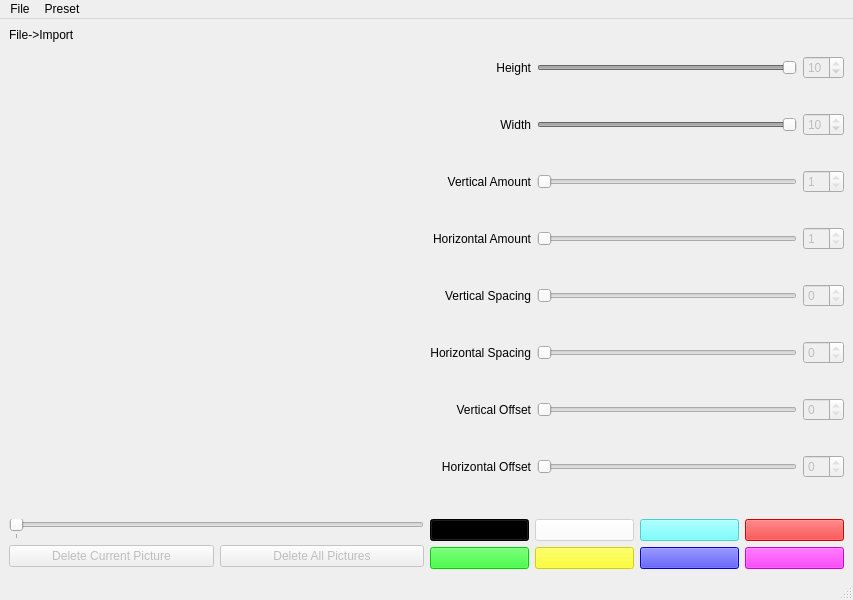
<?xml version="1.0" encoding="UTF-8"?>
<ui version="4.0">
 <class>MainWindow</class>
 <widget class="QMainWindow" name="MainWindow">
  <property name="geometry">
   <rect>
    <x>0</x>
    <y>0</y>
    <width>853</width>
    <height>600</height>
   </rect>
  </property>
  <property name="windowTitle">
   <string>bbcroptool</string>
  </property>
  <property name="windowIcon">
   <iconset resource="resources.qrc">
    <normaloff>:/new/images/icon.png</normaloff>:/new/images/icon.png</iconset>
  </property>
  <widget class="QWidget" name="centralwidget">
   <layout class="QGridLayout" name="gridLayout_3">
    <item row="0" column="1">
     <layout class="QGridLayout" name="gridLayout">
      <item row="3" column="1">
       <widget class="QSlider" name="horizontalSlider_5">
        <property name="enabled">
         <bool>false</bool>
        </property>
        <property name="minimum">
         <number>1</number>
        </property>
        <property name="maximum">
         <number>1</number>
        </property>
        <property name="sliderPosition">
         <number>1</number>
        </property>
        <property name="orientation">
         <enum>Qt::Horizontal</enum>
        </property>
        <property name="tickPosition">
         <enum>QSlider::NoTicks</enum>
        </property>
        <property name="tickInterval">
         <number>1</number>
        </property>
       </widget>
      </item>
      <item row="3" column="2">
       <widget class="QSpinBox" name="spinBox_5">
        <property name="enabled">
         <bool>false</bool>
        </property>
        <property name="readOnly">
         <bool>false</bool>
        </property>
        <property name="minimum">
         <number>1</number>
        </property>
        <property name="maximum">
         <number>1</number>
        </property>
       </widget>
      </item>
      <item row="0" column="0">
       <widget class="QLabel" name="label_4">
        <property name="text">
         <string>Height</string>
        </property>
        <property name="alignment">
         <set>Qt::AlignRight|Qt::AlignTrailing|Qt::AlignVCenter</set>
        </property>
       </widget>
      </item>
      <item row="6" column="1">
       <widget class="QSlider" name="horizontalSlider_6">
        <property name="enabled">
         <bool>false</bool>
        </property>
        <property name="minimum">
         <number>0</number>
        </property>
        <property name="maximum">
         <number>140</number>
        </property>
        <property name="sliderPosition">
         <number>0</number>
        </property>
        <property name="orientation">
         <enum>Qt::Horizontal</enum>
        </property>
        <property name="tickPosition">
         <enum>QSlider::NoTicks</enum>
        </property>
        <property name="tickInterval">
         <number>1</number>
        </property>
       </widget>
      </item>
      <item row="2" column="1">
       <widget class="QSlider" name="horizontalSlider_4">
        <property name="enabled">
         <bool>false</bool>
        </property>
        <property name="minimum">
         <number>1</number>
        </property>
        <property name="maximum">
         <number>1</number>
        </property>
        <property name="sliderPosition">
         <number>1</number>
        </property>
        <property name="orientation">
         <enum>Qt::Horizontal</enum>
        </property>
        <property name="tickPosition">
         <enum>QSlider::NoTicks</enum>
        </property>
        <property name="tickInterval">
         <number>1</number>
        </property>
       </widget>
      </item>
      <item row="5" column="0">
       <widget class="QLabel" name="label_8">
        <property name="text">
         <string>Horizontal Spacing</string>
        </property>
        <property name="alignment">
         <set>Qt::AlignRight|Qt::AlignTrailing|Qt::AlignVCenter</set>
        </property>
       </widget>
      </item>
      <item row="7" column="2">
       <widget class="QSpinBox" name="spinBox_7">
        <property name="enabled">
         <bool>false</bool>
        </property>
        <property name="readOnly">
         <bool>false</bool>
        </property>
        <property name="maximum">
         <number>0</number>
        </property>
       </widget>
      </item>
      <item row="7" column="0">
       <widget class="QLabel" name="label_3">
        <property name="text">
         <string>Horizontal Offset</string>
        </property>
        <property name="alignment">
         <set>Qt::AlignRight|Qt::AlignTrailing|Qt::AlignVCenter</set>
        </property>
       </widget>
      </item>
      <item row="0" column="2">
       <widget class="QSpinBox" name="spinBox_0">
        <property name="enabled">
         <bool>false</bool>
        </property>
        <property name="readOnly">
         <bool>false</bool>
        </property>
        <property name="minimum">
         <number>1</number>
        </property>
        <property name="maximum">
         <number>10</number>
        </property>
        <property name="value">
         <number>10</number>
        </property>
       </widget>
      </item>
      <item row="6" column="2">
       <widget class="QSpinBox" name="spinBox_6">
        <property name="enabled">
         <bool>false</bool>
        </property>
        <property name="readOnly">
         <bool>false</bool>
        </property>
        <property name="maximum">
         <number>0</number>
        </property>
       </widget>
      </item>
      <item row="7" column="1">
       <widget class="QSlider" name="horizontalSlider_7">
        <property name="enabled">
         <bool>false</bool>
        </property>
        <property name="minimum">
         <number>0</number>
        </property>
        <property name="maximum">
         <number>140</number>
        </property>
        <property name="sliderPosition">
         <number>0</number>
        </property>
        <property name="orientation">
         <enum>Qt::Horizontal</enum>
        </property>
        <property name="tickPosition">
         <enum>QSlider::NoTicks</enum>
        </property>
        <property name="tickInterval">
         <number>1</number>
        </property>
       </widget>
      </item>
      <item row="1" column="0">
       <widget class="QLabel" name="label_5">
        <property name="text">
         <string>Width</string>
        </property>
        <property name="alignment">
         <set>Qt::AlignRight|Qt::AlignTrailing|Qt::AlignVCenter</set>
        </property>
       </widget>
      </item>
      <item row="6" column="0">
       <widget class="QLabel" name="label_2">
        <property name="text">
         <string>Vertical Offset</string>
        </property>
        <property name="alignment">
         <set>Qt::AlignRight|Qt::AlignTrailing|Qt::AlignVCenter</set>
        </property>
       </widget>
      </item>
      <item row="3" column="0">
       <widget class="QLabel" name="label_7">
        <property name="text">
         <string>Horizontal Amount</string>
        </property>
        <property name="alignment">
         <set>Qt::AlignRight|Qt::AlignTrailing|Qt::AlignVCenter</set>
        </property>
       </widget>
      </item>
      <item row="1" column="2">
       <widget class="QSpinBox" name="spinBox_1">
        <property name="enabled">
         <bool>false</bool>
        </property>
        <property name="readOnly">
         <bool>false</bool>
        </property>
        <property name="minimum">
         <number>1</number>
        </property>
        <property name="maximum">
         <number>10</number>
        </property>
        <property name="value">
         <number>10</number>
        </property>
       </widget>
      </item>
      <item row="4" column="2">
       <widget class="QSpinBox" name="spinBox_2">
        <property name="enabled">
         <bool>false</bool>
        </property>
        <property name="readOnly">
         <bool>false</bool>
        </property>
        <property name="maximum">
         <number>0</number>
        </property>
       </widget>
      </item>
      <item row="2" column="2">
       <widget class="QSpinBox" name="spinBox_4">
        <property name="enabled">
         <bool>false</bool>
        </property>
        <property name="readOnly">
         <bool>false</bool>
        </property>
        <property name="minimum">
         <number>1</number>
        </property>
        <property name="maximum">
         <number>1</number>
        </property>
       </widget>
      </item>
      <item row="5" column="1">
       <widget class="QSlider" name="horizontalSlider_3">
        <property name="enabled">
         <bool>false</bool>
        </property>
        <property name="orientation">
         <enum>Qt::Horizontal</enum>
        </property>
        <property name="tickPosition">
         <enum>QSlider::NoTicks</enum>
        </property>
        <property name="tickInterval">
         <number>1</number>
        </property>
       </widget>
      </item>
      <item row="4" column="1">
       <widget class="QSlider" name="horizontalSlider_2">
        <property name="enabled">
         <bool>false</bool>
        </property>
        <property name="maximum">
         <number>0</number>
        </property>
        <property name="orientation">
         <enum>Qt::Horizontal</enum>
        </property>
        <property name="tickPosition">
         <enum>QSlider::NoTicks</enum>
        </property>
        <property name="tickInterval">
         <number>1</number>
        </property>
       </widget>
      </item>
      <item row="2" column="0">
       <widget class="QLabel" name="label_6">
        <property name="text">
         <string>Vertical Amount</string>
        </property>
        <property name="alignment">
         <set>Qt::AlignRight|Qt::AlignTrailing|Qt::AlignVCenter</set>
        </property>
       </widget>
      </item>
      <item row="5" column="2">
       <widget class="QSpinBox" name="spinBox_3">
        <property name="enabled">
         <bool>false</bool>
        </property>
        <property name="readOnly">
         <bool>false</bool>
        </property>
        <property name="maximum">
         <number>0</number>
        </property>
       </widget>
      </item>
      <item row="0" column="1">
       <widget class="QSlider" name="horizontalSlider_0">
        <property name="enabled">
         <bool>false</bool>
        </property>
        <property name="minimum">
         <number>1</number>
        </property>
        <property name="maximum">
         <number>10</number>
        </property>
        <property name="value">
         <number>10</number>
        </property>
        <property name="sliderPosition">
         <number>10</number>
        </property>
        <property name="orientation">
         <enum>Qt::Horizontal</enum>
        </property>
        <property name="invertedAppearance">
         <bool>false</bool>
        </property>
        <property name="invertedControls">
         <bool>false</bool>
        </property>
        <property name="tickPosition">
         <enum>QSlider::NoTicks</enum>
        </property>
        <property name="tickInterval">
         <number>1</number>
        </property>
       </widget>
      </item>
      <item row="4" column="0">
       <widget class="QLabel" name="label_9">
        <property name="text">
         <string>Vertical Spacing</string>
        </property>
        <property name="alignment">
         <set>Qt::AlignRight|Qt::AlignTrailing|Qt::AlignVCenter</set>
        </property>
       </widget>
      </item>
      <item row="1" column="1">
       <widget class="QSlider" name="horizontalSlider_1">
        <property name="enabled">
         <bool>false</bool>
        </property>
        <property name="minimum">
         <number>1</number>
        </property>
        <property name="maximum">
         <number>10</number>
        </property>
        <property name="value">
         <number>10</number>
        </property>
        <property name="sliderPosition">
         <number>10</number>
        </property>
        <property name="orientation">
         <enum>Qt::Horizontal</enum>
        </property>
        <property name="tickPosition">
         <enum>QSlider::NoTicks</enum>
        </property>
        <property name="tickInterval">
         <number>1</number>
        </property>
       </widget>
      </item>
     </layout>
    </item>
    <item row="1" column="0">
     <layout class="QGridLayout" name="gridLayout_2">
      <item row="0" column="0">
       <widget class="QSlider" name="slider">
        <property name="enabled">
         <bool>false</bool>
        </property>
        <property name="maximum">
         <number>0</number>
        </property>
        <property name="orientation">
         <enum>Qt::Horizontal</enum>
        </property>
        <property name="tickPosition">
         <enum>QSlider::TicksBelow</enum>
        </property>
        <property name="tickInterval">
         <number>1</number>
        </property>
       </widget>
      </item>
      <item row="1" column="0">
       <layout class="QHBoxLayout" name="horizontalLayout">
        <item>
         <widget class="QPushButton" name="pushButton">
          <property name="enabled">
           <bool>false</bool>
          </property>
          <property name="text">
           <string>Delete Current Picture</string>
          </property>
         </widget>
        </item>
        <item>
         <widget class="QPushButton" name="pushButton_2">
          <property name="enabled">
           <bool>false</bool>
          </property>
          <property name="text">
           <string>Delete All Pictures</string>
          </property>
         </widget>
        </item>
       </layout>
      </item>
     </layout>
    </item>
    <item row="0" column="0">
     <widget class="QGraphicsView" name="graphicsView">
      <property name="sizePolicy">
       <sizepolicy hsizetype="Expanding" vsizetype="Expanding">
        <horstretch>0</horstretch>
        <verstretch>0</verstretch>
       </sizepolicy>
      </property>
      <property name="styleSheet">
       <string notr="true">background: transparent</string>
      </property>
      <property name="verticalScrollBarPolicy">
       <enum>Qt::ScrollBarAlwaysOff</enum>
      </property>
      <property name="horizontalScrollBarPolicy">
       <enum>Qt::ScrollBarAlwaysOff</enum>
      </property>
      <property name="interactive">
       <bool>true</bool>
      </property>
      <property name="sceneRect">
       <rectf>
        <x>0.000000000000000</x>
        <y>0.000000000000000</y>
        <width>200.000000000000000</width>
        <height>200.000000000000000</height>
       </rectf>
      </property>
      <property name="alignment">
       <set>Qt::AlignLeading|Qt::AlignLeft|Qt::AlignTop</set>
      </property>
     </widget>
    </item>
    <item row="1" column="1">
     <layout class="QGridLayout" name="gridLayout_4">
      <item row="0" column="1">
       <widget class="QPushButton" name="color_1">
        <property name="enabled">
         <bool>false</bool>
        </property>
        <property name="styleSheet">
         <string notr="true">background-color:rgb(255, 255, 255)</string>
        </property>
        <property name="text">
         <string/>
        </property>
       </widget>
      </item>
      <item row="0" column="3">
       <widget class="QPushButton" name="color_3">
        <property name="enabled">
         <bool>false</bool>
        </property>
        <property name="styleSheet">
         <string notr="true">background-color:rgb(255, 0, 0)</string>
        </property>
        <property name="text">
         <string/>
        </property>
       </widget>
      </item>
      <item row="0" column="2">
       <widget class="QPushButton" name="color_2">
        <property name="enabled">
         <bool>false</bool>
        </property>
        <property name="styleSheet">
         <string notr="true">background-color:rgb(85, 255, 255)</string>
        </property>
        <property name="text">
         <string/>
        </property>
       </widget>
      </item>
      <item row="1" column="1">
       <widget class="QPushButton" name="color_5">
        <property name="enabled">
         <bool>false</bool>
        </property>
        <property name="styleSheet">
         <string notr="true">background-color:rgb(255, 255, 0)</string>
        </property>
        <property name="text">
         <string/>
        </property>
       </widget>
      </item>
      <item row="1" column="0">
       <widget class="QPushButton" name="color_4">
        <property name="enabled">
         <bool>false</bool>
        </property>
        <property name="styleSheet">
         <string notr="true">background-color:rgb(0, 255, 0)</string>
        </property>
        <property name="text">
         <string/>
        </property>
       </widget>
      </item>
      <item row="0" column="0">
       <widget class="QPushButton" name="color_0">
        <property name="enabled">
         <bool>false</bool>
        </property>
        <property name="toolTipDuration">
         <number>5</number>
        </property>
        <property name="autoFillBackground">
         <bool>false</bool>
        </property>
        <property name="styleSheet">
         <string notr="true">background-color:rgb(0, 0, 0)</string>
        </property>
        <property name="text">
         <string/>
        </property>
        <property name="flat">
         <bool>false</bool>
        </property>
       </widget>
      </item>
      <item row="1" column="2">
       <widget class="QPushButton" name="color_6">
        <property name="enabled">
         <bool>false</bool>
        </property>
        <property name="styleSheet">
         <string notr="true">background-color: rgb(0, 0, 255)</string>
        </property>
        <property name="text">
         <string/>
        </property>
       </widget>
      </item>
      <item row="1" column="3">
       <widget class="QPushButton" name="color_7">
        <property name="enabled">
         <bool>false</bool>
        </property>
        <property name="styleSheet">
         <string notr="true">background-color:rgb(255, 0, 255)</string>
        </property>
        <property name="text">
         <string/>
        </property>
       </widget>
      </item>
     </layout>
    </item>
   </layout>
   <widget class="QLabel" name="label">
    <property name="geometry">
     <rect>
      <x>9</x>
      <y>9</y>
      <width>415</width>
      <height>475</height>
     </rect>
    </property>
    <property name="sizePolicy">
     <sizepolicy hsizetype="Expanding" vsizetype="Expanding">
      <horstretch>0</horstretch>
      <verstretch>0</verstretch>
     </sizepolicy>
    </property>
    <property name="text">
     <string>File-&gt;Import</string>
    </property>
    <property name="alignment">
     <set>Qt::AlignLeading|Qt::AlignLeft|Qt::AlignTop</set>
    </property>
   </widget>
  </widget>
  <widget class="QMenuBar" name="menubar">
   <property name="geometry">
    <rect>
     <x>0</x>
     <y>0</y>
     <width>853</width>
     <height>21</height>
    </rect>
   </property>
   <widget class="QMenu" name="menuFile">
    <property name="title">
     <string>File</string>
    </property>
    <addaction name="actionImport"/>
    <addaction name="actionExport"/>
    <addaction name="actionExport_All"/>
   </widget>
   <widget class="QMenu" name="menuPreset">
    <property name="title">
     <string>Preset</string>
    </property>
    <addaction name="actionSave_As_New_Preset"/>
    <addaction name="actionLoad_Preset"/>
   </widget>
   <addaction name="menuFile"/>
   <addaction name="menuPreset"/>
  </widget>
  <widget class="QStatusBar" name="statusbar"/>
  <action name="actionImport">
   <property name="text">
    <string>Import</string>
   </property>
  </action>
  <action name="actionExport">
   <property name="enabled">
    <bool>false</bool>
   </property>
   <property name="text">
    <string>Export</string>
   </property>
  </action>
  <action name="actionExport_All">
   <property name="enabled">
    <bool>false</bool>
   </property>
   <property name="text">
    <string>Export All</string>
   </property>
  </action>
  <action name="actionSave_As_New_Preset">
   <property name="enabled">
    <bool>false</bool>
   </property>
   <property name="text">
    <string>Save As New Preset</string>
   </property>
  </action>
  <action name="actionLoad_Preset">
   <property name="enabled">
    <bool>false</bool>
   </property>
   <property name="text">
    <string>Load Preset</string>
   </property>
  </action>
 </widget>
 <resources>
  <include location="resources.qrc"/>
 </resources>
 <connections/>
</ui>
